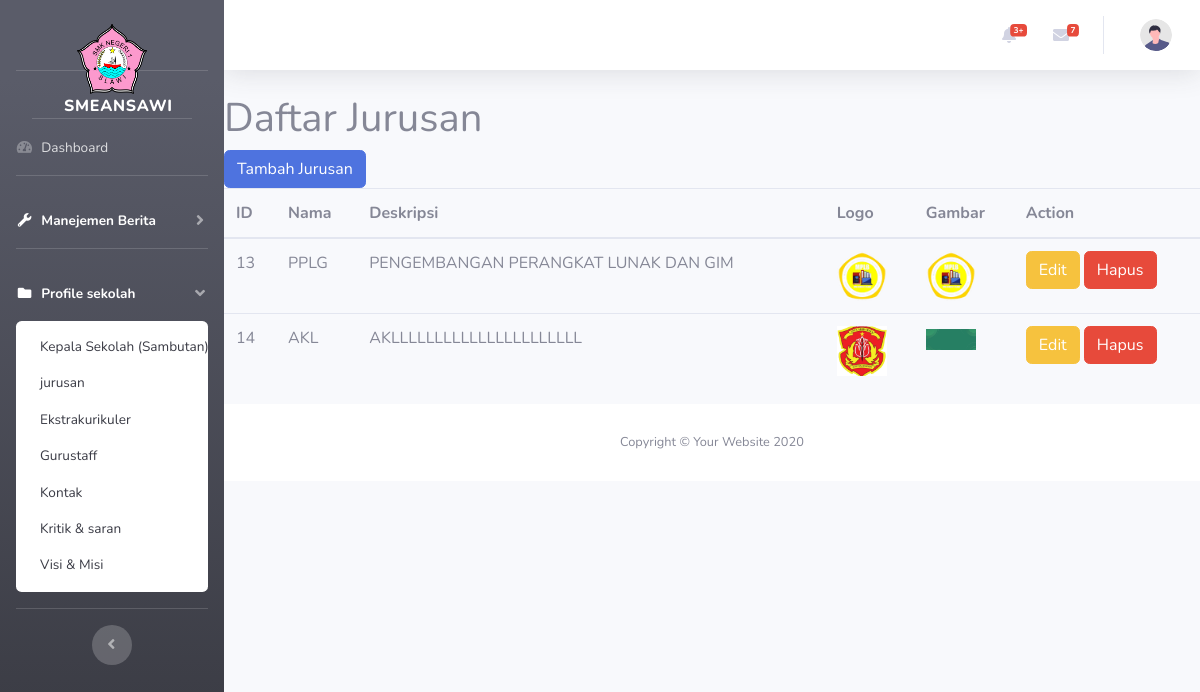
Before: /index.php/jurusan with the older database file.
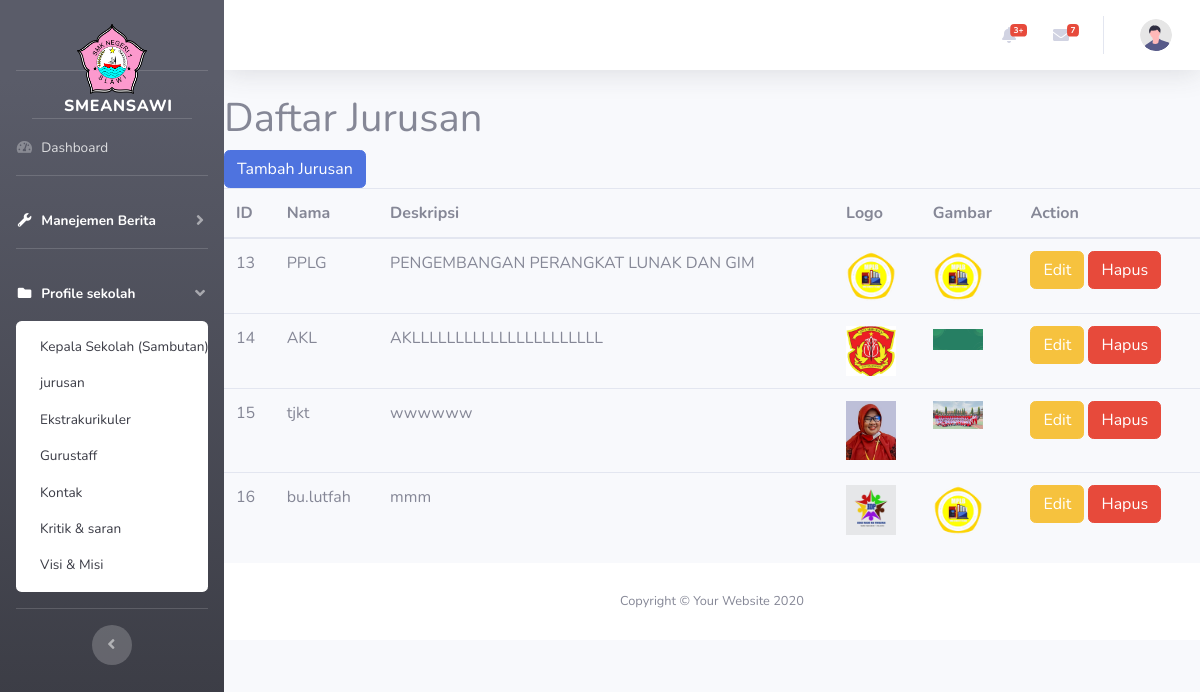
After: the same page with the newer database file.
### tables this page shows
CREATE TABLE `jurusan` (
  `id` int NOT NULL,
  `nama` varchar(100) NOT NULL,
  `deskripsi` text NOT NULL,
  `logo` varchar(255) DEFAULT NULL,
  `gambar` varchar(255) DEFAULT NULL,
  `user_id` int DEFAULT NULL,
  `create_at` datetime DEFAULT CURRENT_TIMESTAMP,
  `update_at` datetime DEFAULT CURRENT_TIMESTAMP ON UPDATE CURRENT_TIMESTAMP,
  `delete_at` datetime DEFAULT NULL
);

### application/controllers/Jurusan.php (called while the page is built, shortened)
<?php
class Jurusan extends CI_Controller {
    public function __construct() {
        $this->load->model('Jurusan_model');
        $this->load->helper(['form', 'url']);
        $this->load->library(['form_validation', 'upload', 'session']);
    }
    public function index() {
        $data['jurusan'] = $this->Jurusan_model->get_all_jurusan();
        $this->load->view('admin/header');
        $this->load->view('admin/sidebar');
        $this->load->view('admin/jurusan/jurusan_list', $data);
        $this->load->view('admin/footer');
    }
}

### index.php (called while the page is built, shortened)
<?php
require_once BASEPATH.'core/CodeIgniter.php';

### application/models/Jurusan_model.php (called while the page is built, shortened)
<?php
class Jurusan_model extends CI_Model {
    public function get_all_jurusan() {
        return $this->db->get('jurusan')->result_array();
    }
}

### application/views/admin/jurusan/jurusan_list.php (the view, shortened to what this page needs)
<h1>Daftar Jurusan</h1>
<a href="<?= site_url('jurusan/create'); ?>" class="btn btn-primary">Tambah Jurusan</a>
<table class="table">
    <thead>
        <tr>
            <th>ID</th>
            <th>Nama</th>
            <th>Deskripsi</th>
            <th>Logo</th>
            <th>Gambar</th>
            <th>Action</th>
        </tr>
    </thead>
    <tbody>
        <?php foreach ($jurusan as $j): ?>
            <tr>
                <td><?= $j['id']; ?></td>
                <td><?= $j['nama']; ?></td>
                <td><?= $j['deskripsi']; ?></td>
                <td><img src="<?= base_url('uploads/jurusan/' . $j['logo']); ?>" width="50"></td>
                <td><img src="<?= base_url('uploads/jurusan/' . $j['gambar']); ?>" width="50"></td>
                <td>
                    <a href="<?= site_url('admin/jurusan/edit/' . $j['id']); ?>" class="btn btn-warning">Edit</a>
                    <a href="<?= site_url('admin/jurusan/delete/' . $j['id']); ?>" class="btn btn-danger" onclick="return confirm('Apakah Anda yakin ingin menghapus jurusan ini?');">Hapus</a>
                </td>
            </tr>
        <?php endforeach; ?>
    </tbody>
</table>

### application/views/admin/header.php (shortened to what this page needs)
<!DOCTYPE html>
<html lang="en">
<head><script type="text/javascript" src="/___vscode_livepreview_injected_script"></script>
    <link href="<?php echo base_url('template/assets/vendor/fontawesome-free/css/all.min.css'); ?>" rel="stylesheet" type="text/css">
    <link href="<?php echo base_url('template/admin/css/sb-admin-2.min.css'); ?>" rel="stylesheet">
</head>

### application/views/admin/sidebar.php (shortened to what this page needs)
<body id="page-top">
    <div id="wrapper">
        <ul class="navbar-nav bg-gradient-dark sidebar sidebar-dark accordion" id="accordionSidebar">
            <a class="sidebar-brand justify-content-center" href="index.html">
                <div class="logo"><img src="<?php echo base_url('template/assets/img/smkn 1 slawi.png'); ?> " style="width: 70px; height: 70px;"></div>
                <div class="sidebar-brand-text mx-5 " style="text-align: center; color: white;">SMEANSAWI</div>
                <hr class="sidebar-divider">
            </a>
            <li class="nav-item">
                <a class="nav-link" href="<?php echo base_url('admin');?>">
                    <i class="fas fa-fw fa-tachometer-alt"></i>
                    <span>Dashboard</span></a>
            </li>
            <hr class="sidebar-divider">
            <li class="nav-item active">
                <a class="nav-link collapsed" href="#" data-toggle="collapse" data-target="#collapseUtilities"
                    aria-expanded="true" aria-controls="collapseUtilities">
                    <i class="fas fa-fw fa-wrench"></i>
                    <span>Manejemen Berita</span>
                </a>
            </li>
<hr class="sidebar-divider">
<li class="nav-item active">
                <a class="nav-link" href="#" data-toggle="collapse" data-target="#collapsePages" aria-expanded="true"
                    aria-controls="collapsePages">
                    <i class="fas fa-fw fa-folder"></i>
                    <span>Profile sekolah</span>
                </a>
                <div id="collapsePages" class="collapse show" aria-labelledby="headingPages"
                    data-parent="#accordionSidebar">
                    <div class="bg-white py-2 collapse-inner rounded">
                    <a class="collapse-item" href="<?= base_url('kepalasekolah'); ?>">Kepala Sekolah (Sambutan)</a>
                        <a class="collapse-item" href="<?php echo base_url('jurusan'); ?>">jurusan</a>
                        <a class="collapse-item" href="<?php echo base_url('ekstrakurikuler'); ?>">Ekstrakurikuler</a>
                        <a class="collapse-item" href="<?php echo base_url('gurustaff'); ?>">Gurustaff</a>
                        <a class="collapse-item" href="<?php echo base_url('kontak'); ?>">Kontak</a>
                        <a class="collapse-item" href="<?php echo base_url('admin/kritiksaran'); ?>">Kritik & saran</a>
                        <a class="collapse-item" href="<?= base_url('admin/Visimisi'); ?>">Visi & Misi</a>
                    </div>
                </div>
            </li>
            <hr class="sidebar-divider d-none d-md-block">
            <div class="text-center d-none d-md-inline">
                <button class="rounded-circle border-0" id="sidebarToggle"></button>
            </div>
        </ul>
        <div id="content-wrapper" class="d-flex flex-column">
            <div id="content">
                <nav class="navbar navbar-expand navbar-light bg-white topbar mb-4 static-top shadow">
                    <ul class="navbar-nav ml-auto">
                        <li class="nav-item dropdown no-arrow mx-1">
                            <a class="nav-link dropdown-toggle" href="#" id="alertsDropdown" role="button"
                                data-toggle="dropdown" aria-haspopup="true" aria-expanded="false">
                                <i class="fas fa-bell fa-fw"></i>
                                <span class="badge badge-danger badge-counter">3+</span>
                            </a>
                        </li>
                        <li class="nav-item dropdown no-arrow mx-1">
                            <a class="nav-link dropdown-toggle" href="#" id="messagesDropdown" role="button"
                                data-toggle="dropdown" aria-haspopup="true" aria-expanded="false">
                                <i class="fas fa-envelope fa-fw"></i>
                                <span class="badge badge-danger badge-counter">7</span>
                            </a>
                        </li>
                        <li class="nav-item dropdown no-arrow">
                            <a class="nav-link dropdown-toggle" href="#" id="userDropdown" role="button"
                                data-toggle="dropdown" aria-haspopup="true" aria-expanded="false">
                                <img class="img-profile rounded-circle"
                                    src="<?php echo base_url('template/admin/img/undraw_profile.svg'); ?>">
                            </a>
                        </li>
                    </ul>
                </nav>

### application/views/admin/footer.php (shortened to what this page needs)
            <footer class="sticky-footer bg-white">
                <div class="container my-auto">
                    <div class="copyright text-center my-auto">
                        <span>Copyright &copy; Your Website 2020</span>
                    </div>
                </div>
            </footer>
        </div>
    </div>
</body>
</html>

Changed rows visible on the page:
added jurusan: id "15", nama "tjkt", deskripsi "wwwwww", logo (picture), gambar (picture)
added jurusan: id "16", nama "bu.lutfah", deskripsi "mmm", logo (picture), gambar (picture)
